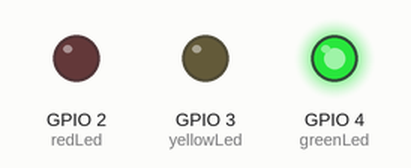
This sketch was run on a simulated ESP32. On the bench: output pins drawn as LEDs (lit = HIGH).

Above: at 1.0 s.
At 2.2 s:
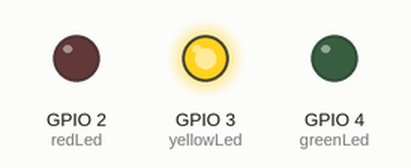
At 3.5 s:
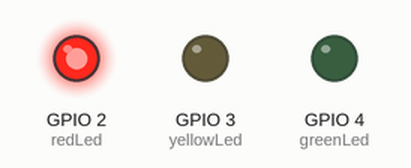
Timing chart, 0 to 5.9 s (numbered marks = the images above):
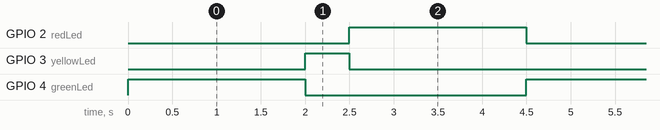

Measured:
- by itself, GPIO 2 (redLed), GPIO 4 (greenLed): alternates HIGH for 2.0 s and LOW for 2.5 s
- by itself, GPIO 3 (yellowLed): alternates HIGH for 0.50 s and LOW for 4.0 s
- by itself, everything shown: repeats every 4.5 s, in 4 steps

The sketch:

12-traffic-light.ino
```cpp
// Project #12 - Traffic light
// This code is part of the challenge 100 Arduino and ESP32 projects.
// You can find more information about this initiative at https://github.com/LucasFernandoChannel/one-hundred-projects-challenge
// Created by Lucas Fernando - check my Youtube channel at https://www.youtube.com/@lucasfernandochannel

#define redLed 2
#define yellowLed 3
#define greenLed 4
#define longWait 2000
#define shortWait 500

void setup() {
  pinMode(redLed, OUTPUT);
  pinMode(yellowLed, OUTPUT);
  pinMode(greenLed, OUTPUT);
  digitalWrite(redLed, LOW);
  digitalWrite(yellowLed, LOW);
  digitalWrite(greenLed, LOW);
}

void loop() {
  digitalWrite(greenLed, HIGH);
  delay(longWait);
  digitalWrite(greenLed, LOW);
  digitalWrite(yellowLed, HIGH);
  delay(shortWait);
  digitalWrite(yellowLed, LOW);
  digitalWrite(redLed, HIGH);
  delay(longWait);
  digitalWrite(redLed, LOW);
}
```
